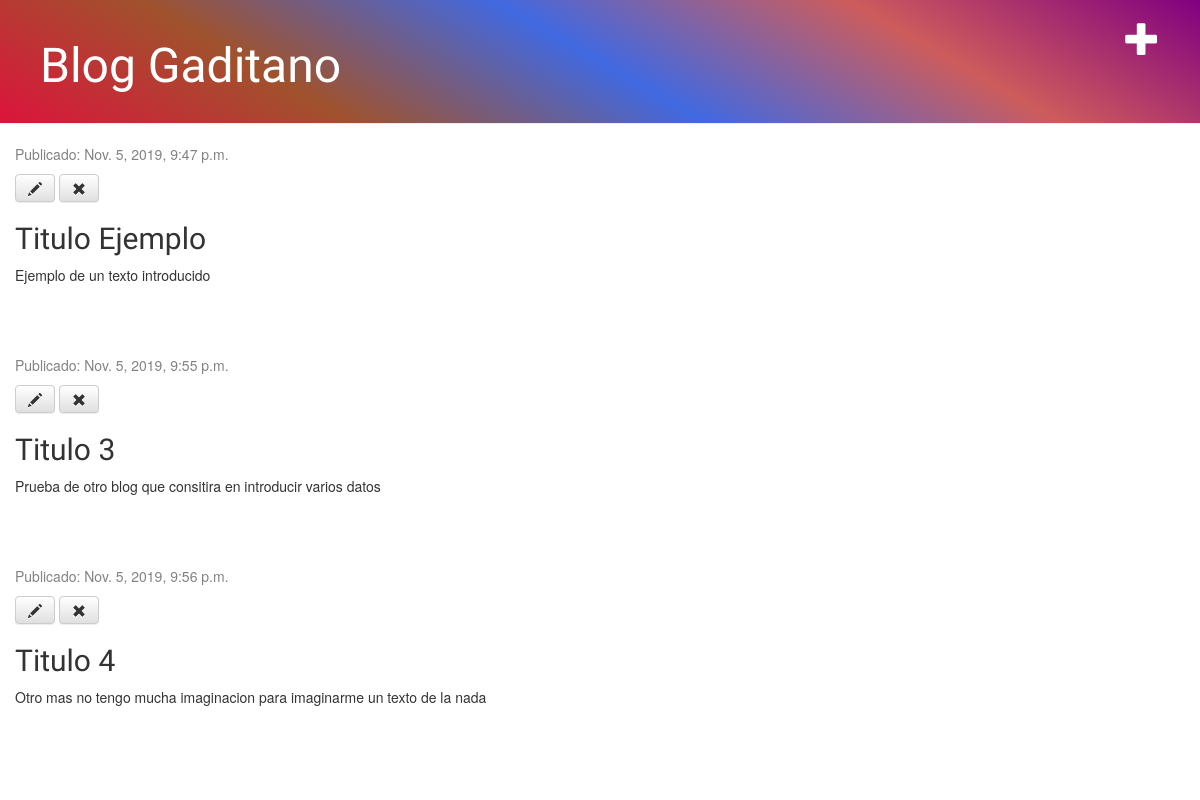
The app's page /, older data.
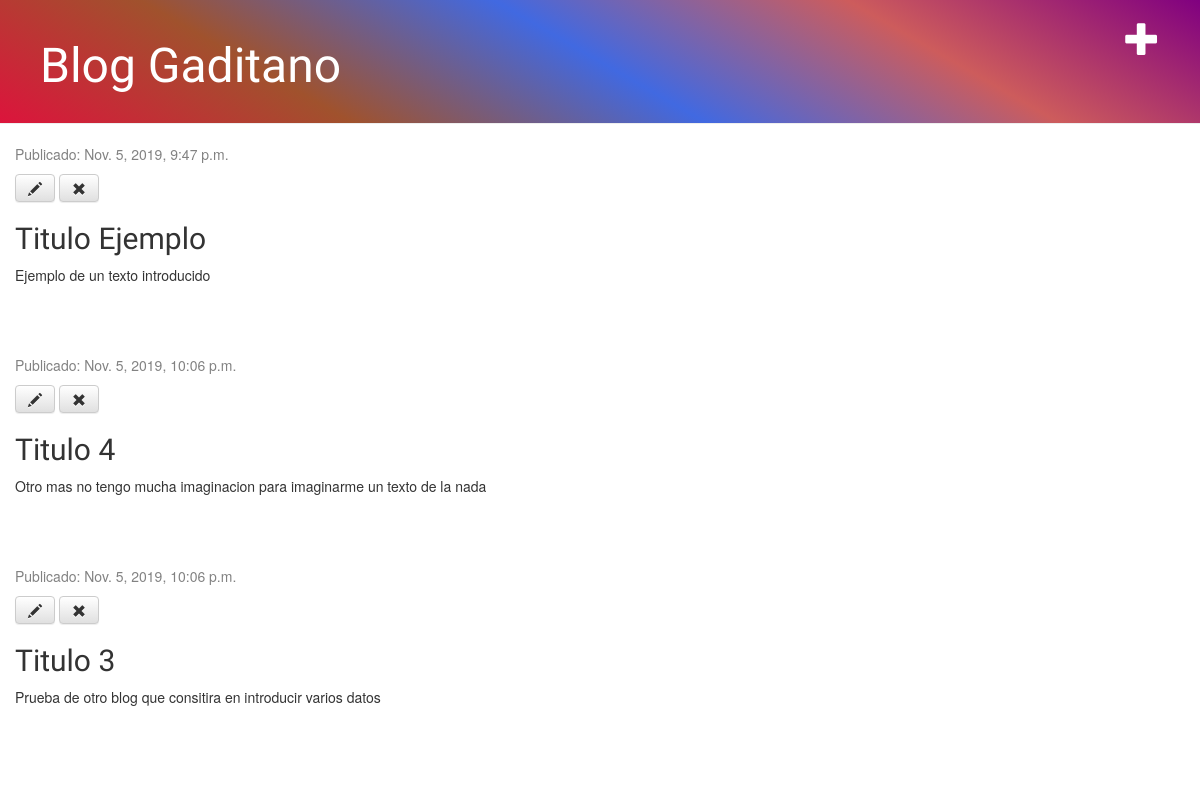
The same page, newer data.
### Blog/models.py (models this page shows, shortened)
class Post(models.Model):
    autor = models.ForeignKey('auth.User',on_delete=models.CASCADE)
    titulo = models.CharField(max_length=200)
    texto = models.TextField()
    fecha_creacion = models.DateTimeField(default=timezone.now)
    fecha_publicada = models.DateTimeField(blank=True, null=True)

### Blog/views.py (the view)
# urls.py: path('',views.post_list, name='post_list'),
def post_list(request):
    posts = Post.objects.filter(fecha_publicada__lte=timezone.now()).order_by('fecha_publicada')
    return render(request, 'Blog/post_base.html',{'posts':posts})

### Blog/templates/Blog/post_base.html (shortened to what this page needs)
{% load static %}
<html>
    <head>
        <link rel="stylesheet" href="//maxcdn.bootstrapcdn.com/bootstrap/3.2.0/css/bootstrap.min.css">
        <link rel="stylesheet" href="//maxcdn.bootstrapcdn.com/bootstrap/3.2.0/css/bootstrap-theme.min.css">
        <link rel="stylesheet" type="text/css" href="{% static 'css/blog.css' %}">
    </head>
    <body>
        <div class="page-header">
            <a href="{% url 'post_nuevo' %}" class="top-menu"><span class="glyphicon glyphicon-plus"></span></a>
            <h1><a href="/">Blog Gaditano</a></h1>
        </div>
        <div class="row">
                <div class="col-md-8">
                {% for post in posts %}
                    <div class="post">
                        <div class="date">
                            <p>Publicado: {{post.fecha_publicada}}</p>
                        </div>
                        <a class="btn btn-default" href="{% url 'post_editar' pk=post.pk %}"><span class="glyphicon glyphicon-pencil"></span></a>
                        <a class="btn btn-default" href="{% url 'post_borrar' pk=post.pk %}"><span class="glyphicon glyphicon-remove"></span></a>
                        <h2>{{post.titulo}}</a></h2>
                        <p>{{post.texto|linebreaksbr}}</p>
                    </div>
                {% endfor %}
                </div>
        </div>
    </body>
</html>

### Blog/static/css/blog.css (style rules this page uses)
.page-header { background:linear-gradient(30deg, crimson,sienna, royalblue, indianred, purple); margin-top: 0; padding: 20px 20px 20px 40px; }
.page-header h1, .page-header h1 a, .page-header h1 a:visited, .page-header h1 a:active { color: #ffffff; font-size: 36pt; text-decoration: none; }
h1, h2, h3, h4 { font-family: 'Lobster', cursive; }
.date { color: #828282; }
.top-menu, .top-menu:hover, .top-menu:visited { color: #ffffff; float: right; font-size: 26pt; margin-right: 20px; }
.post { margin-bottom: 70px; }
.row { padding-left: 15px; }

Row changes from the older to the newer data that the page shows:
changed Post "Titulo 4": fecha_publicada "Nov. 5, 2019, 9:56 p.m." → "Nov. 5, 2019, 10:06 p.m."; moves up the list
changed Post "Titulo 3": fecha_publicada "Nov. 5, 2019, 9:55 p.m." → "Nov. 5, 2019, 10:06 p.m."
